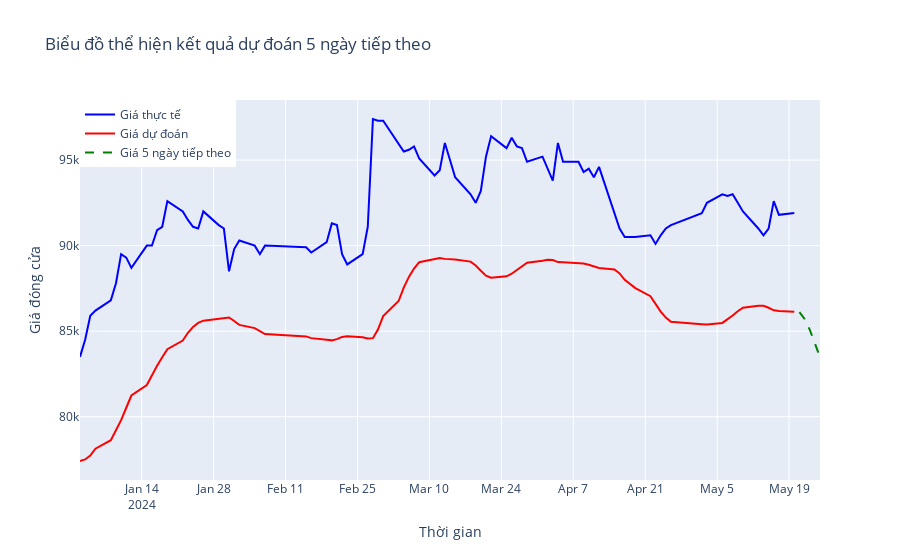

Notebook code for this chart:
### Code cell
# Vẽ biểu đồ thể hiện kết quả dự đoán 5 ngày tiếp theo
# Lọc dữ liệu từ 5/2024 trở đi
start_date = pd.to_datetime('2024-01-01')
results_df1 = results_df[results_df['time'] >= start_date]

# Vẽ biểu đồ thể hiện kết quả dự đoán 5 ngày tiếp theo
fig = make_subplots()

fig.add_trace(go.Scatter(
    x=results_df1['time'],
    y=results_df1['Giá thực tế'],
    mode='lines',
    name='Giá thực tế',
    line=dict(color='blue')
))

fig.add_trace(go.Scatter(
    x=results_df1['time'],
    y=results_df1['Giá dự đoán'],
    mode='lines',
    name='Giá dự đoán',
    line=dict(color='red')
))

# Chỉ thêm dữ liệu tương lai nếu có trong results_df1
if 'Giá 5 ngày tiếp theo' in results_df1.columns:
    fig.add_trace(go.Scatter(
        x=results_df1['time'],
        y=results_df1['Giá 5 ngày tiếp theo'],
        mode='lines',
        name='Giá 5 ngày tiếp theo',
        line=dict(color='green', dash='dash')
    ))

fig.update_layout(
    title='Biểu đồ thể hiện kết quả dự đoán 5 ngày tiếp theo',
    xaxis_title='Thời gian',
    yaxis_title='Giá đóng cửa',
    legend=dict(x=0, y=1),
)

fig.show()
